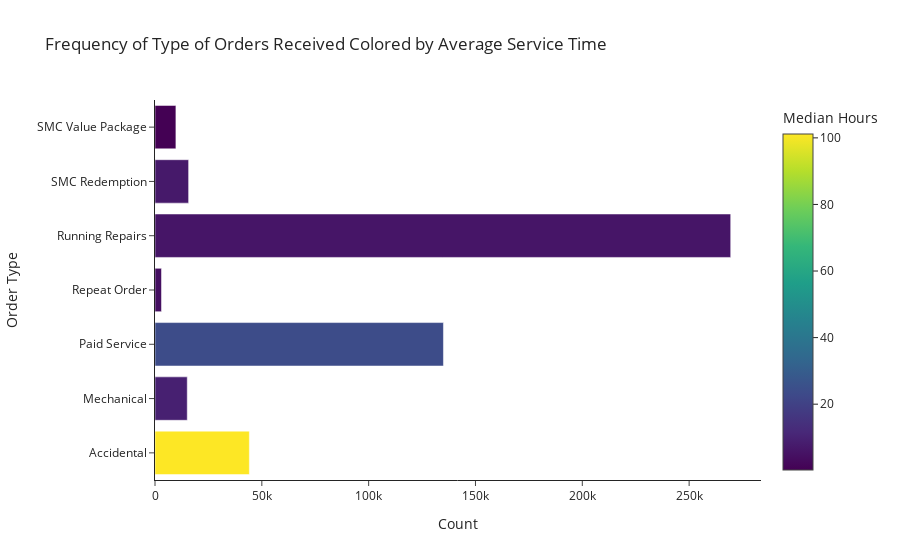

Notebook code cell kept with this figure:
### Markdown cell above
To determine the frequency and average service time, the above figure was created by grouping on the `order type` column and getting the average and count of the `service_time_hrs` column. To decrease the impact of outliers, the median was utilised to calculate the average.

### Code cell
srv_time = invoice_cleaned.groupby('order_type')['service_time_hrs'].agg(['count', 'median'])
srv_time.reset_index(inplace=True)
srv_time = srv_time.iloc[:-2]
srv_time['median'] = np.round(srv_time['median'], 2)


fig = px.bar(srv_time, 
             x='count', 
             y='order_type', 
             color='median', 
             orientation='h', 
             template='simple_white',
             labels={"count": "Count",  "median": "Median Hours", "order_type": "Order Type"},
             title='Frequency of Type of Orders Received Colored by Average Service Time'
            )
fig.show()

fig.write_html("assets/orders-service-time-fig2.html")

### Figure 1 — Plotly figure (JSON) as saved in the notebook; plotly's stock layout.template omitted (floating-point values rounded to 4 significant figures)
{"data": [{"alignmentgroup": "True", "hovertemplate": "Count=%{x}<br>Order Type=%{y}<br>Median Hours=%{marker.color}<extra></extra>", "legendgroup": "", "marker": {"color": [101.2, 9.15, 23.57, 4.3, 6.12, 7.14, 0.23], "coloraxis": "coloraxis", "pattern": {"shape": ""}}, "name": "", "offsetgroup": "", "orientation": "h", "showlegend": false, "textposition": "auto", "type": "bar", "x": [44159, 15100, 135004, 3043, 269455, 15738, 9781], "xaxis": "x", "y": ["Accidental", "Mechanical", "Paid Service", "Repeat Order", "Running Repairs", "SMC Redemption", "SMC Value Package"], "yaxis": "y"}], "layout": {"barmode": "relative", "coloraxis": {"colorbar": {"title": {"text": "Median Hours"}}, "colorscale": [[0, "#440154"], [0.1111, "#482878"], [0.2222, "#3e4989"], [0.3333, "#31688e"], [0.4444, "#26828e"], [0.5556, "#1f9e89"], [0.6667, "#35b779"], [0.7778, "#6ece58"], [0.8889, "#b5de2b"], [1, "#fde725"]]}, "legend": {"tracegroupgap": 0}, "title": {"text": "Frequency of Type of Orders Received Colored by Average Service Time"}, "xaxis": {"anchor": "y", "domain": [0, 1], "title": {"text": "Count"}}, "yaxis": {"anchor": "x", "domain": [0, 1], "title": {"text": "Order Type"}}}}
